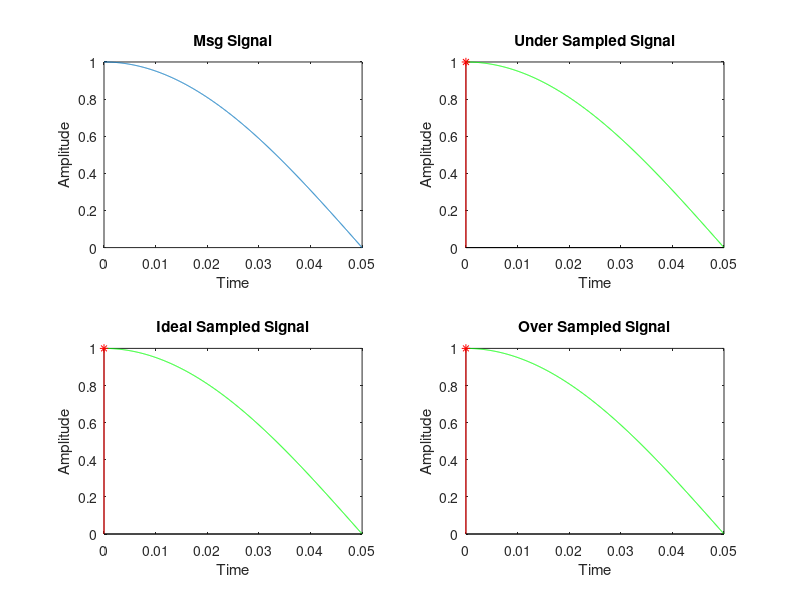

The MATLAB script that drew this image:
%Aim to perform sampling of continuous signal using matlab
clc;
clear all;
close all;
%Message Signal
tf = 0.05;
t=0:0.00005:tf;
f=input('Enter Sampling Frequency :');
xt = cos(2*pi*f*t);
subplot(2,2,1);
plot(t,xt);
xlabel('Time');
ylabel('Amplitude');
title('Msg Signal');

%Under Sampling
fs1 = 1.5*f;
n1 = 0:1/fs1:tf;
xn1 = cos(2*pi*f*n1);
subplot(2,2,2);
plot(t,xt,'g');
hold on;
xlabel('Time');
ylabel('Amplitude');
title('Under Sampled Signal');
stem(n1,xn1,'r*-');

%Ideal Sampling
fs2 = 2*f;
n2 = 0:1/fs2:tf;
xn2 = cos(2*pi*f*n2);
subplot(2,2,3);
plot(t,xt,'g');
hold on;
xlabel('Time');
ylabel('Amplitude');
title('Ideal Sampled Signal');
stem(n2,xn2,'r*-');

%Over Sampling 
fs3 = 2.5*f;
n3 = 0:1/fs3:tf;
xn3 = cos(2*pi*f*n3);
subplot(2,2,4);
plot(t,xt,'g');
hold on;
xlabel('Time');
ylabel('Amplitude');
title('Over Sampled Signal');
stem(n3,xn3,'r*-');